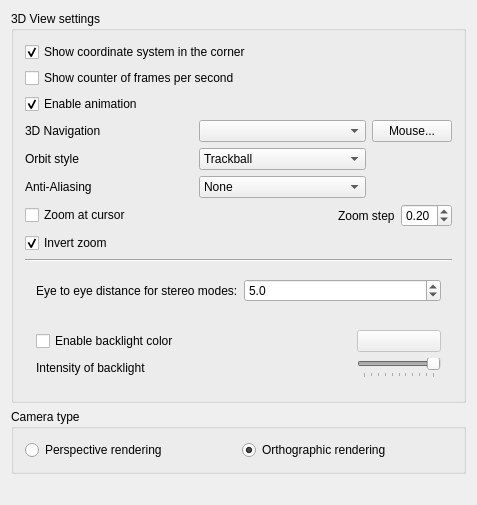
<?xml version="1.0" encoding="UTF-8"?>
<ui version="4.0">
 <class>Gui::Dialog::DlgSettings3DView</class>
 <widget class="QWidget" name="Gui::Dialog::DlgSettings3DView">
  <property name="geometry">
   <rect>
    <x>0</x>
    <y>0</y>
    <width>477</width>
    <height>505</height>
   </rect>
  </property>
  <property name="windowTitle">
   <string>3D View</string>
  </property>
  <layout class="QVBoxLayout" name="verticalLayout_2">
   <item>
    <widget class="QGroupBox" name="GroupBox12">
     <property name="title">
      <string>3D View settings</string>
     </property>
     <layout class="QVBoxLayout" name="verticalLayout">
      <item>
       <widget class="Gui::PrefCheckBox" name="CheckBox_CornerCoordSystem">
        <property name="text">
         <string>Show coordinate system in the corner</string>
        </property>
        <property name="checked">
         <bool>true</bool>
        </property>
        <property name="prefEntry" stdset="0">
         <cstring>CornerCoordSystem</cstring>
        </property>
        <property name="prefPath" stdset="0">
         <cstring>View</cstring>
        </property>
       </widget>
      </item>
      <item>
       <widget class="Gui::PrefCheckBox" name="CheckBox_ShowFPS">
        <property name="text">
         <string>Show counter of frames per second</string>
        </property>
        <property name="prefEntry" stdset="0">
         <cstring>ShowFPS</cstring>
        </property>
        <property name="prefPath" stdset="0">
         <cstring>View</cstring>
        </property>
       </widget>
      </item>
      <item>
       <widget class="Gui::PrefCheckBox" name="CheckBox_UseAutoRotation">
        <property name="enabled">
         <bool>true</bool>
        </property>
        <property name="text">
         <string>Enable animation</string>
        </property>
        <property name="checked">
         <bool>true</bool>
        </property>
        <property name="prefEntry" stdset="0">
         <cstring>UseAutoRotation</cstring>
        </property>
        <property name="prefPath" stdset="0">
         <cstring>View</cstring>
        </property>
       </widget>
      </item>
      <item>
       <layout class="QGridLayout" name="gridLayout2">
        <item row="0" column="0">
         <widget class="QLabel" name="navigationLabel">
          <property name="text">
           <string>3D Navigation</string>
          </property>
         </widget>
        </item>
        <item row="0" column="1">
         <widget class="QComboBox" name="comboNavigationStyle">
          <property name="currentIndex">
           <number>-1</number>
          </property>
         </widget>
        </item>
        <item row="0" column="2">
         <widget class="QPushButton" name="mouseButton">
          <property name="sizePolicy">
           <sizepolicy hsizetype="Maximum" vsizetype="Fixed">
            <horstretch>0</horstretch>
            <verstretch>0</verstretch>
           </sizepolicy>
          </property>
          <property name="text">
           <string>Mouse...</string>
          </property>
         </widget>
        </item>
        <item row="1" column="0">
         <widget class="QLabel" name="orbitLabel">
          <property name="text">
           <string>Orbit style</string>
          </property>
         </widget>
        </item>
        <item row="1" column="1">
         <widget class="QComboBox" name="comboOrbitStyle">
          <property name="currentIndex">
           <number>1</number>
          </property>
          <item>
           <property name="text">
            <string>Turntable</string>
           </property>
          </item>
          <item>
           <property name="text">
            <string>Trackball</string>
           </property>
          </item>
         </widget>
        </item>
        <item row="2" column="0">
         <widget class="QLabel" name="aliasingLAbel">
          <property name="text">
           <string>Anti-Aliasing</string>
          </property>
         </widget>
        </item>
        <item row="2" column="1">
         <widget class="Gui::PrefComboBox" name="comboAliasing">
          <property name="prefEntry" stdset="0">
           <cstring>AntiAliasing</cstring>
          </property>
          <property name="prefPath" stdset="0">
           <cstring>View</cstring>
          </property>
          <item>
           <property name="text">
            <string>None</string>
           </property>
          </item>
          <item>
           <property name="text">
            <string>Line Smoothing</string>
           </property>
          </item>
          <item>
           <property name="text">
            <string>MSAA 2x</string>
           </property>
          </item>
          <item>
           <property name="text">
            <string>MSAA 4x</string>
           </property>
          </item>
          <item>
           <property name="text">
            <string>MSAA 6x</string>
           </property>
          </item>
          <item>
           <property name="text">
            <string>MSAA 8x</string>
           </property>
          </item>
         </widget>
        </item>
       </layout>
      </item>
      <item>
       <layout class="QHBoxLayout" name="horizontalLayout">
        <item>
         <widget class="Gui::PrefCheckBox" name="checkBoxZoomAtCursor">
          <property name="text">
           <string>Zoom at cursor</string>
          </property>
          <property name="prefEntry" stdset="0">
           <cstring>ZoomAtCursor</cstring>
          </property>
          <property name="prefPath" stdset="0">
           <cstring>View</cstring>
          </property>
         </widget>
        </item>
        <item>
         <spacer name="horizontalSpacer">
          <property name="orientation">
           <enum>Qt::Horizontal</enum>
          </property>
          <property name="sizeHint" stdset="0">
           <size>
            <width>40</width>
            <height>20</height>
           </size>
          </property>
         </spacer>
        </item>
        <item>
         <widget class="QLabel" name="label">
          <property name="text">
           <string>Zoom step</string>
          </property>
         </widget>
        </item>
        <item>
         <widget class="Gui::PrefDoubleSpinBox" name="spinBoxZoomStep">
          <property name="minimum">
           <double>0.010000000000000</double>
          </property>
          <property name="maximum">
           <double>1.000000000000000</double>
          </property>
          <property name="singleStep">
           <double>0.050000000000000</double>
          </property>
          <property name="value">
           <double>0.200000000000000</double>
          </property>
          <property name="prefEntry" stdset="0">
           <cstring>ZoomStep</cstring>
          </property>
          <property name="prefPath" stdset="0">
           <cstring>View</cstring>
          </property>
         </widget>
        </item>
       </layout>
      </item>
      <item>
       <widget class="Gui::PrefCheckBox" name="checkBoxInvertZoom">
        <property name="text">
         <string>Invert zoom</string>
        </property>
        <property name="checked">
         <bool>true</bool>
        </property>
        <property name="prefEntry" stdset="0">
         <cstring>InvertZoom</cstring>
        </property>
        <property name="prefPath" stdset="0">
         <cstring>View</cstring>
        </property>
       </widget>
      </item>
      <item>
       <widget class="Line" name="line1">
        <property name="frameShape">
         <enum>QFrame::HLine</enum>
        </property>
        <property name="frameShadow">
         <enum>QFrame::Sunken</enum>
        </property>
        <property name="orientation">
         <enum>Qt::Horizontal</enum>
        </property>
       </widget>
      </item>
      <item>
       <layout class="QHBoxLayout" name="eyedistanceLayout">
        <property name="spacing">
         <number>6</number>
        </property>
        <property name="margin">
         <number>11</number>
        </property>
        <item>
         <widget class="QLabel" name="textLabel1">
          <property name="text">
           <string>Eye to eye distance for stereo modes:</string>
          </property>
         </widget>
        </item>
        <item>
         <widget class="Gui::PrefDoubleSpinBox" name="FloatSpinBox_EyeDistance">
          <property name="decimals">
           <number>1</number>
          </property>
          <property name="minimum">
           <double>0.100000000000000</double>
          </property>
          <property name="maximum">
           <double>1000.000000000000000</double>
          </property>
          <property name="singleStep">
           <double>2.000000000000000</double>
          </property>
          <property name="value">
           <double>5.000000000000000</double>
          </property>
          <property name="prefEntry" stdset="0">
           <cstring>EyeDistance</cstring>
          </property>
          <property name="prefPath" stdset="0">
           <cstring>View</cstring>
          </property>
         </widget>
        </item>
       </layout>
      </item>
      <item>
       <layout class="QGridLayout" name="backlightLayout">
        <property name="margin">
         <number>11</number>
        </property>
        <property name="spacing">
         <number>6</number>
        </property>
        <item row="1" column="1">
         <widget class="Gui::PrefSlider" name="sliderIntensity">
          <property name="enabled">
           <bool>false</bool>
          </property>
          <property name="sizePolicy">
           <sizepolicy hsizetype="Fixed" vsizetype="Fixed">
            <horstretch>0</horstretch>
            <verstretch>0</verstretch>
           </sizepolicy>
          </property>
          <property name="maximum">
           <number>100</number>
          </property>
          <property name="singleStep">
           <number>1</number>
          </property>
          <property name="value">
           <number>100</number>
          </property>
          <property name="orientation">
           <enum>Qt::Horizontal</enum>
          </property>
          <property name="tickPosition">
           <enum>QSlider::TicksBelow</enum>
          </property>
          <property name="tickInterval">
           <number>10</number>
          </property>
          <property name="prefEntry" stdset="0">
           <cstring>BacklightIntensity</cstring>
          </property>
          <property name="prefPath" stdset="0">
           <cstring>View</cstring>
          </property>
         </widget>
        </item>
        <item row="0" column="1">
         <widget class="Gui::PrefColorButton" name="backlightColor">
          <property name="enabled">
           <bool>false</bool>
          </property>
          <property name="color">
           <color>
            <red>255</red>
            <green>255</green>
            <blue>255</blue>
           </color>
          </property>
          <property name="prefEntry" stdset="0">
           <cstring>BacklightColor</cstring>
          </property>
          <property name="prefPath" stdset="0">
           <cstring>View</cstring>
          </property>
         </widget>
        </item>
        <item row="1" column="0">
         <widget class="QLabel" name="backlightLabel">
          <property name="text">
           <string>Intensity of backlight</string>
          </property>
         </widget>
        </item>
        <item row="0" column="0">
         <widget class="Gui::PrefCheckBox" name="checkBoxBacklight">
          <property name="text">
           <string>Enable backlight color</string>
          </property>
          <property name="prefEntry" stdset="0">
           <cstring>EnableBacklight</cstring>
          </property>
          <property name="prefPath" stdset="0">
           <cstring>View</cstring>
          </property>
         </widget>
        </item>
       </layout>
      </item>
     </layout>
    </widget>
   </item>
   <item>
    <widget class="QGroupBox" name="groupBoxCamera">
     <property name="title">
      <string>Camera type</string>
     </property>
     <layout class="QGridLayout" name="gridLayout1">
      <property name="margin">
       <number>11</number>
      </property>
      <property name="spacing">
       <number>6</number>
      </property>
      <item row="0" column="1">
       <widget class="Gui::PrefRadioButton" name="radioOrthographic">
        <property name="text">
         <string>Orthographic rendering</string>
        </property>
        <property name="checked">
         <bool>true</bool>
        </property>
        <property name="prefEntry" stdset="0">
         <cstring>Orthographic</cstring>
        </property>
        <property name="prefPath" stdset="0">
         <cstring>View</cstring>
        </property>
       </widget>
      </item>
      <item row="0" column="0">
       <widget class="Gui::PrefRadioButton" name="radioPerspective">
        <property name="text">
         <string>Perspective rendering</string>
        </property>
        <property name="prefEntry" stdset="0">
         <cstring>Perspective</cstring>
        </property>
        <property name="prefPath" stdset="0">
         <cstring>View</cstring>
        </property>
       </widget>
      </item>
     </layout>
    </widget>
   </item>
   <item>
    <spacer>
     <property name="orientation">
      <enum>Qt::Vertical</enum>
     </property>
     <property name="sizeHint" stdset="0">
      <size>
       <width>455</width>
       <height>16</height>
      </size>
     </property>
    </spacer>
   </item>
  </layout>
 </widget>
 <layoutdefault spacing="6" margin="11"/>
 <customwidgets>
  <customwidget>
   <class>Gui::ColorButton</class>
   <extends>QPushButton</extends>
   <header>Gui/Widgets.h</header>
  </customwidget>
  <customwidget>
   <class>Gui::PrefColorButton</class>
   <extends>Gui::ColorButton</extends>
   <header>Gui/PrefWidgets.h</header>
  </customwidget>
  <customwidget>
   <class>Gui::PrefSlider</class>
   <extends>QSlider</extends>
   <header>Gui/PrefWidgets.h</header>
  </customwidget>
  <customwidget>
   <class>Gui::PrefRadioButton</class>
   <extends>QRadioButton</extends>
   <header>Gui/PrefWidgets.h</header>
  </customwidget>
  <customwidget>
   <class>Gui::PrefCheckBox</class>
   <extends>QCheckBox</extends>
   <header>Gui/PrefWidgets.h</header>
  </customwidget>
  <customwidget>
   <class>Gui::PrefComboBox</class>
   <extends>QComboBox</extends>
   <header>Gui/PrefWidgets.h</header>
  </customwidget>
  <customwidget>
   <class>Gui::PrefDoubleSpinBox</class>
   <extends>QDoubleSpinBox</extends>
   <header>Gui/PrefWidgets.h</header>
  </customwidget>
 </customwidgets>
 <tabstops>
  <tabstop>CheckBox_CornerCoordSystem</tabstop>
  <tabstop>CheckBox_ShowFPS</tabstop>
  <tabstop>CheckBox_UseAutoRotation</tabstop>
  <tabstop>comboNavigationStyle</tabstop>
  <tabstop>mouseButton</tabstop>
  <tabstop>comboOrbitStyle</tabstop>
  <tabstop>checkBoxZoomAtCursor</tabstop>
  <tabstop>spinBoxZoomStep</tabstop>
  <tabstop>checkBoxInvertZoom</tabstop>
  <tabstop>FloatSpinBox_EyeDistance</tabstop>
  <tabstop>checkBoxBacklight</tabstop>
  <tabstop>backlightColor</tabstop>
  <tabstop>sliderIntensity</tabstop>
  <tabstop>radioPerspective</tabstop>
  <tabstop>radioOrthographic</tabstop>
 </tabstops>
 <resources/>
 <connections>
  <connection>
   <sender>checkBoxBacklight</sender>
   <signal>toggled(bool)</signal>
   <receiver>backlightColor</receiver>
   <slot>setEnabled(bool)</slot>
   <hints>
    <hint type="sourcelabel">
     <x>161</x>
     <y>227</y>
    </hint>
    <hint type="destinationlabel">
     <x>290</x>
     <y>224</y>
    </hint>
   </hints>
  </connection>
  <connection>
   <sender>checkBoxBacklight</sender>
   <signal>toggled(bool)</signal>
   <receiver>sliderIntensity</receiver>
   <slot>setEnabled(bool)</slot>
   <hints>
    <hint type="sourcelabel">
     <x>92</x>
     <y>235</y>
    </hint>
    <hint type="destinationlabel">
     <x>293</x>
     <y>256</y>
    </hint>
   </hints>
  </connection>
 </connections>
</ui>
